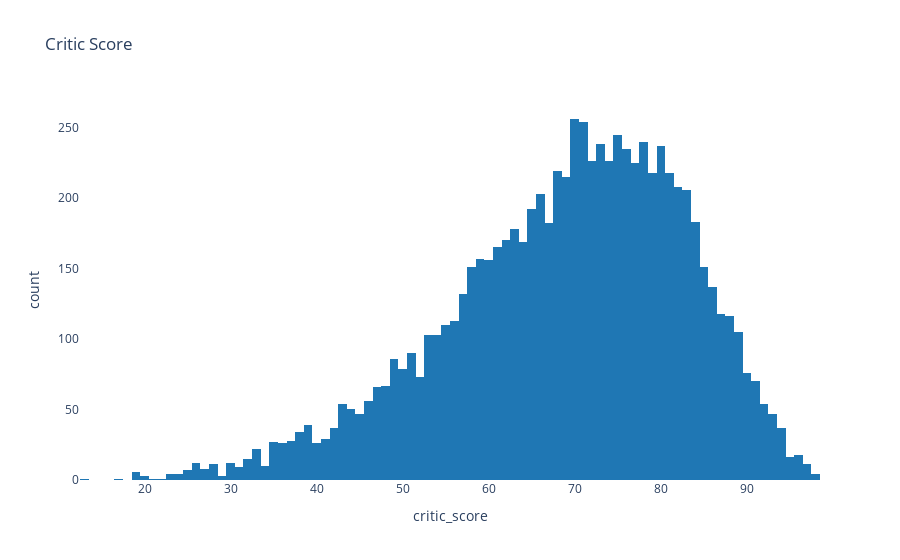

Notebook source saved alongside this figure:
### Code cell
# Check distribution for critic_score
cs_hist = px.histogram(vg, x='critic_score', title='Critic Score',
                        color_discrete_sequence=[px.colors.qualitative.D3[0]])

cs_hist.update_layout({
    'plot_bgcolor':'rgba(0, 0, 0, 0)',
    'paper_bgcolor':'rgba(0, 0, 0, 0)'
})

cs_hist.show()

### Figure 1 — Plotly figure (JSON) as saved in the notebook; plotly's stock layout.template omitted (floating-point values rounded to 4 significant figures; data arrays with more than 128 entries replaced by an {"elided": "..."} marker saying what was removed)
{"data": [{"alignmentgroup": "True", "bingroup": "x", "hovertemplate": "critic_score=%{x}<br>count=%{y}<extra></extra>", "legendgroup": "", "marker": {"color": "#1F77B4", "pattern": {"shape": ""}}, "name": "", "offsetgroup": "", "orientation": "v", "showlegend": false, "type": "histogram", "x": {"elided": "16715 int values"}, "xaxis": "x", "yaxis": "y"}], "layout": {"barmode": "relative", "legend": {"tracegroupgap": 0}, "paper_bgcolor": "rgba(0, 0, 0, 0)", "plot_bgcolor": "rgba(0, 0, 0, 0)", "title": {"text": "Critic Score"}, "xaxis": {"anchor": "y", "domain": [0, 1], "title": {"text": "critic_score"}}, "yaxis": {"anchor": "x", "domain": [0, 1], "title": {"text": "count"}}}}
